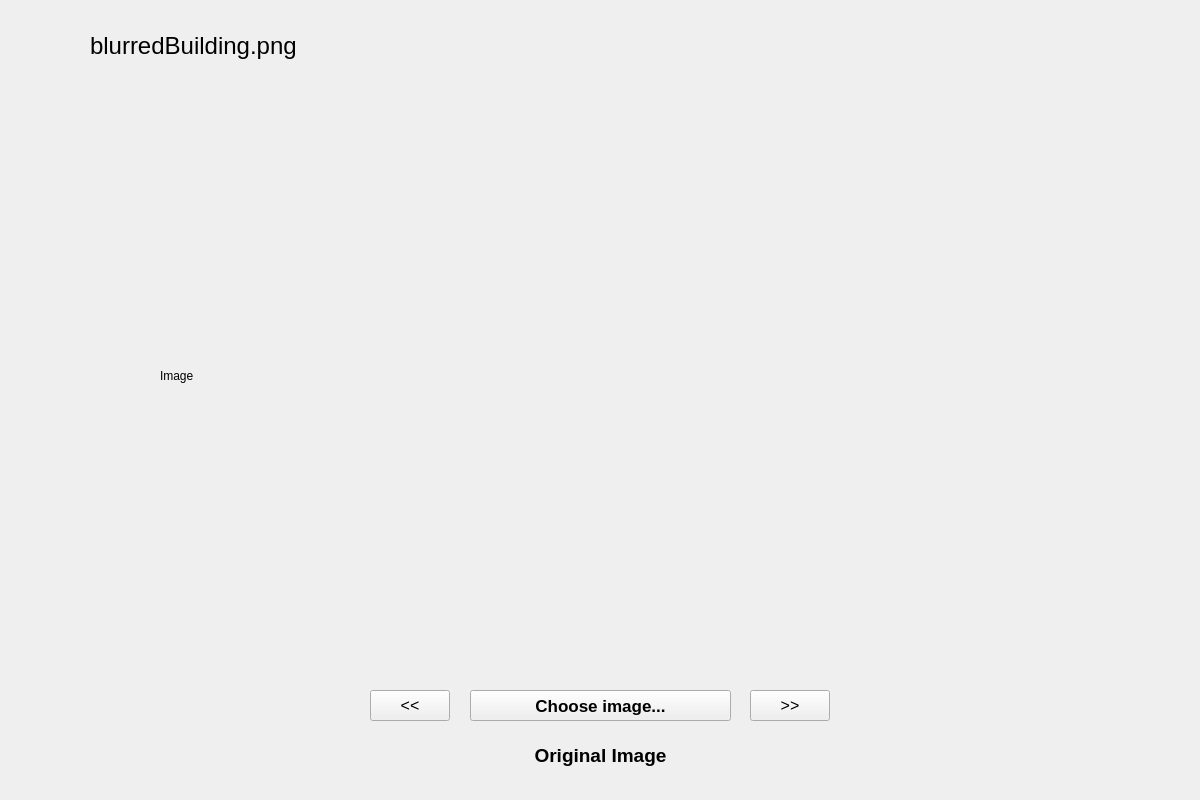
<?xml version="1.0" encoding="UTF-8"?>
<ui version="4.0">
 <class>Widget</class>
 <widget class="QWidget" name="Widget">
  <property name="geometry">
   <rect>
    <x>0</x>
    <y>0</y>
    <width>1200</width>
    <height>800</height>
   </rect>
  </property>
  <property name="windowTitle">
   <string>Widget</string>
  </property>
  <widget class="QLabel" name="label">
   <property name="geometry">
    <rect>
     <x>290</x>
     <y>50</y>
     <width>171</width>
     <height>211</height>
    </rect>
   </property>
   <property name="sizePolicy">
    <sizepolicy hsizetype="Expanding" vsizetype="Expanding">
     <horstretch>0</horstretch>
     <verstretch>0</verstretch>
    </sizepolicy>
   </property>
   <property name="text">
    <string/>
   </property>
  </widget>
  <widget class="QLabel" name="label_sharp">
   <property name="geometry">
    <rect>
     <x>630</x>
     <y>40</y>
     <width>171</width>
     <height>211</height>
    </rect>
   </property>
   <property name="sizePolicy">
    <sizepolicy hsizetype="Expanding" vsizetype="Expanding">
     <horstretch>0</horstretch>
     <verstretch>0</verstretch>
    </sizepolicy>
   </property>
   <property name="text">
    <string/>
   </property>
  </widget>
  <widget class="QLabel" name="label_adopted">
   <property name="geometry">
    <rect>
     <x>950</x>
     <y>50</y>
     <width>171</width>
     <height>211</height>
    </rect>
   </property>
   <property name="sizePolicy">
    <sizepolicy hsizetype="Expanding" vsizetype="Expanding">
     <horstretch>0</horstretch>
     <verstretch>0</verstretch>
    </sizepolicy>
   </property>
   <property name="text">
    <string/>
   </property>
  </widget>
  <widget class="QLabel" name="label_global">
   <property name="geometry">
    <rect>
     <x>290</x>
     <y>350</y>
     <width>171</width>
     <height>211</height>
    </rect>
   </property>
   <property name="sizePolicy">
    <sizepolicy hsizetype="Expanding" vsizetype="Expanding">
     <horstretch>0</horstretch>
     <verstretch>0</verstretch>
    </sizepolicy>
   </property>
   <property name="text">
    <string/>
   </property>
  </widget>
  <widget class="QLabel" name="label_otsu">
   <property name="geometry">
    <rect>
     <x>610</x>
     <y>350</y>
     <width>171</width>
     <height>211</height>
    </rect>
   </property>
   <property name="sizePolicy">
    <sizepolicy hsizetype="Expanding" vsizetype="Expanding">
     <horstretch>0</horstretch>
     <verstretch>0</verstretch>
    </sizepolicy>
   </property>
   <property name="text">
    <string/>
   </property>
  </widget>
  <widget class="QPushButton" name="left">
   <property name="geometry">
    <rect>
     <x>370</x>
     <y>690</y>
     <width>80</width>
     <height>31</height>
    </rect>
   </property>
   <property name="font">
    <font>
     <pointsize>12</pointsize>
    </font>
   </property>
   <property name="text">
    <string>&lt;&lt;</string>
   </property>
  </widget>
  <widget class="QPushButton" name="pushButton_2">
   <property name="geometry">
    <rect>
     <x>470</x>
     <y>690</y>
     <width>261</width>
     <height>31</height>
    </rect>
   </property>
   <property name="font">
    <font>
     <pointsize>13</pointsize>
     <bold>true</bold>
    </font>
   </property>
   <property name="text">
    <string>Choose image...</string>
   </property>
  </widget>
  <widget class="QPushButton" name="right">
   <property name="geometry">
    <rect>
     <x>750</x>
     <y>690</y>
     <width>80</width>
     <height>31</height>
    </rect>
   </property>
   <property name="font">
    <font>
     <pointsize>12</pointsize>
    </font>
   </property>
   <property name="text">
    <string>&gt;&gt;</string>
   </property>
  </widget>
  <widget class="QLabel" name="label_image">
   <property name="geometry">
    <rect>
     <x>160</x>
     <y>80</y>
     <width>881</width>
     <height>591</height>
    </rect>
   </property>
   <property name="sizePolicy">
    <sizepolicy hsizetype="Expanding" vsizetype="Expanding">
     <horstretch>0</horstretch>
     <verstretch>0</verstretch>
    </sizepolicy>
   </property>
   <property name="text">
    <string>Image</string>
   </property>
  </widget>
  <widget class="QLabel" name="label_2">
   <property name="geometry">
    <rect>
     <x>370</x>
     <y>740</y>
     <width>461</width>
     <height>31</height>
    </rect>
   </property>
   <property name="font">
    <font>
     <pointsize>14</pointsize>
     <bold>true</bold>
    </font>
   </property>
   <property name="text">
    <string>Original Image</string>
   </property>
   <property name="alignment">
    <set>Qt::AlignCenter</set>
   </property>
  </widget>
  <widget class="QLabel" name="label_3">
   <property name="geometry">
    <rect>
     <x>90</x>
     <y>20</y>
     <width>1031</width>
     <height>51</height>
    </rect>
   </property>
   <property name="font">
    <font>
     <pointsize>18</pointsize>
    </font>
   </property>
   <property name="text">
    <string>blurredBuilding.png</string>
   </property>
  </widget>
 </widget>
 <resources/>
 <connections>
  <connection>
   <sender>left</sender>
   <signal>clicked()</signal>
   <receiver>Widget</receiver>
   <slot>leftClicked()</slot>
   <hints>
    <hint type="sourcelabel">
     <x>409</x>
     <y>704</y>
    </hint>
    <hint type="destinationlabel">
     <x>599</x>
     <y>399</y>
    </hint>
   </hints>
  </connection>
  <connection>
   <sender>right</sender>
   <signal>clicked()</signal>
   <receiver>Widget</receiver>
   <slot>rightClicked()</slot>
   <hints>
    <hint type="sourcelabel">
     <x>799</x>
     <y>704</y>
    </hint>
    <hint type="destinationlabel">
     <x>599</x>
     <y>399</y>
    </hint>
   </hints>
  </connection>
  <connection>
   <sender>pushButton_2</sender>
   <signal>clicked()</signal>
   <receiver>Widget</receiver>
   <slot>chooseImg()</slot>
   <hints>
    <hint type="sourcelabel">
     <x>600</x>
     <y>705</y>
    </hint>
    <hint type="destinationlabel">
     <x>599</x>
     <y>399</y>
    </hint>
   </hints>
  </connection>
 </connections>
 <slots>
  <slot>leftClicked()</slot>
  <slot>rightClicked()</slot>
  <slot>chooseImg()</slot>
 </slots>
</ui>
